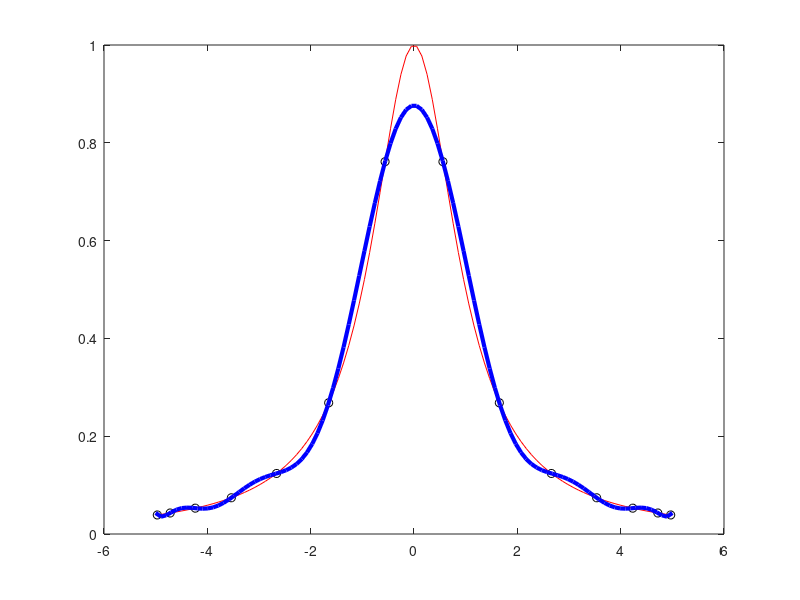

The MATLAB source for this figure:
clc
clear all

a = -5;
b = 5;

f=@(x) 1./(1+x.^2);

%grado
for n=5:4:13
    %dati di interpolazione
    i1 = 1:n+1;
    t = -cos(((2*i1-1)*pi)/(2*(n+1)));
    x = (b-a)/2*t+(b+a)/2;
    y = f(x);
    
    %costruiamo il polimonio
    c = polyfit(x, y, n);
    
    %valutiamo il polinomio d'interpolazione in tanti punti(100)
    z = linspace(a, b);
    p = polyval(c, z);
    
    %e anche la funzione di Runge
    fz = f(z);
    
    plot(x, y, 'ko', z, fz,'r', z, p, 'b', 'LineWidth', 3)
    err=max(abs(f(z) - p));
    pause
end